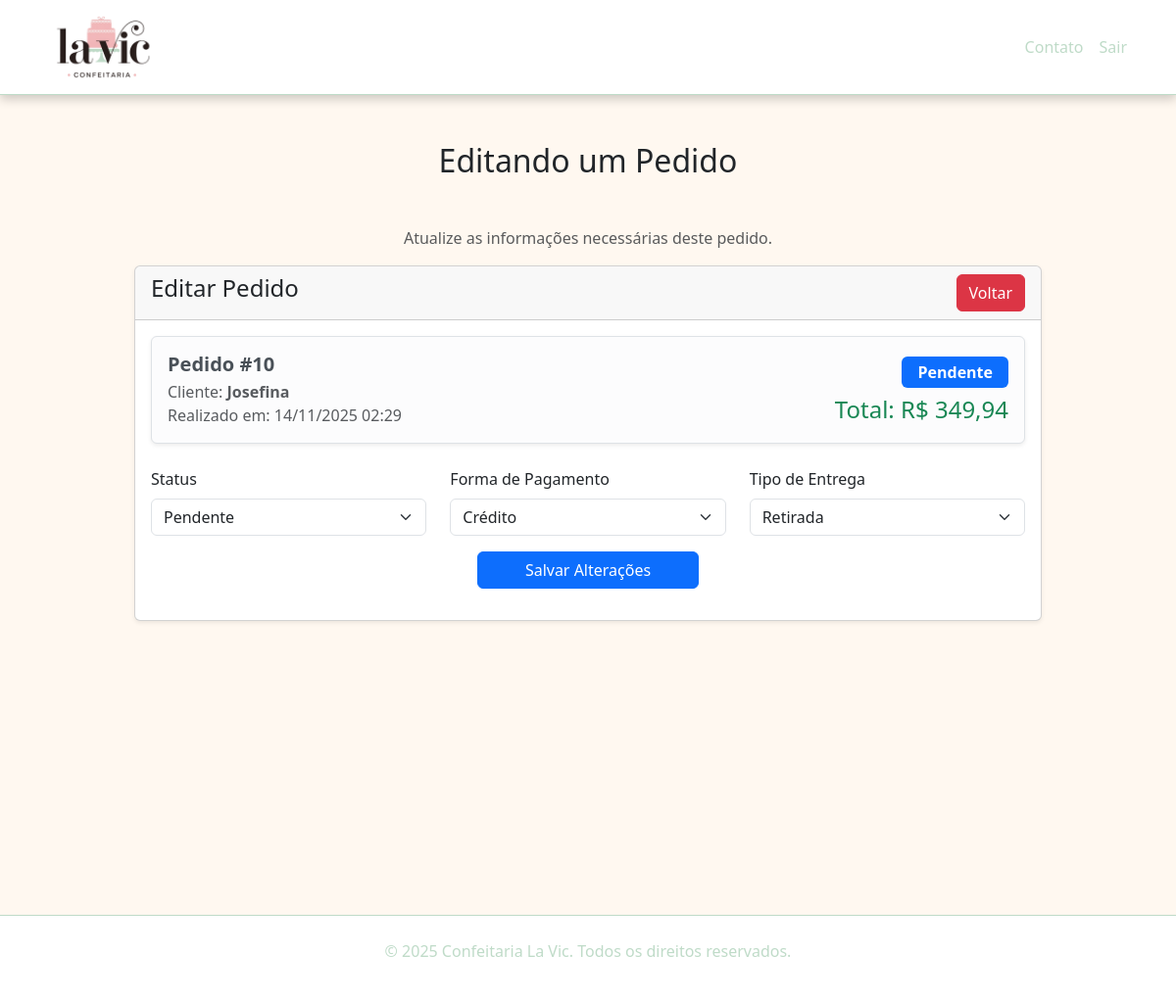
/pedido-edit.php?id=10 (signed in), run on the app's committed database.
### tables this page shows
CREATE TABLE `pedidos` (
  `id` int(11) NOT NULL,
  `id_usuario` int(11) NOT NULL,
  `status` enum('Pendente','Em progresso','A caminho','Entregue') DEFAULT 'Pendente',
  `forma_pagamento` enum('Dinheiro','Débito','Crédito') DEFAULT 'Dinheiro',
  `entrega` enum('Entrega','Retirada') DEFAULT 'Entrega',
  `data_pedido` datetime DEFAULT current_timestamp(),
  `total` decimal(10,2) DEFAULT 0.00
);

CREATE TABLE `usuarios` (
  `id` int(11) NOT NULL,
  `nome` varchar(100) NOT NULL,
  `email` varchar(100) NOT NULL,
  `telefone` varchar(20) DEFAULT NULL,
  `data_nascimento` date DEFAULT NULL,
  `cep` varchar(10) DEFAULT NULL,
  `rua` varchar(100) DEFAULT NULL,
  `numero` varchar(10) DEFAULT NULL,
  `complemento` varchar(100) DEFAULT NULL,
  `bairro` varchar(100) DEFAULT NULL,
  `cidade` varchar(100) DEFAULT NULL,
  `estado` varchar(2) DEFAULT NULL,
  `senha` varchar(255) NOT NULL,
  `tipo` enum('cliente','admin') DEFAULT 'cliente',
  `data_cadastro` datetime NOT NULL
);

### pedido-edit.php (the view, shortened to what this page needs)
<?php
require('conexao.php');
?>
<!DOCTYPE html>
<html lang="pt-br">
<head>
  <link href="https://cdn.jsdelivr.net/npm/bootstrap@5.3.0/dist/css/bootstrap.min.css" rel="stylesheet">
  <link rel="stylesheet" href="assets/css/style.css">
</head>
<body>
<nav class="navbar navbar-expand-lg custom-navbar">
  <div class="container">
    <a class="navbar-brand" href="index.html">
      <img src="assets/img/logo.png" alt="Confeitaria La Vic" height="70">
    </a>
    <div class="collapse navbar-collapse" id="navbarNav">
      <ul class="navbar-nav ms-auto">
        <li class="nav-item"><a class="nav-link" href="contato-user.html">Contato</a></li>
        <li class="nav-item"><a class="nav-link" href="logout.php">Sair</a></li>
      </ul>
    </div>
  </div>
</nav>
<div class="container mt-5 mb-5">
  <h2 class="text-center mb-5">Editando um Pedido</h2>
  <p class="text-center text-muted">Atualize as informações necessárias deste pedido.</p>
  <div class="row justify-content-center">
    <div class="col-md-10">
      <div class="card shadow-sm">
        <div class="card-header">
          <h4>Editar Pedido
            <a href="pedidos.php" class="btn btn-danger float-end">Voltar</a>
          </h4>
        </div>
        <div class="card-body">
          <?php
          if (isset($_GET['id'])) {
            $pedido_id = mysqli_real_escape_string($conexao, $_GET['id']);
            $sql = "SELECT
                      p.*,
                      u.nome AS nome_usuario,
                      u.email,
                      u.telefone
                    FROM pedidos p
                    LEFT JOIN usuarios u ON p.id_usuario = u.id
                    WHERE p.id = '$pedido_id'";
            $query = mysqli_query($conexao, $sql);
            if (mysqli_num_rows($query) > 0) {
              $pedido = mysqli_fetch_array($query);
          ?>
          <form action="acoes.php" method="POST">
                <div class="alert alert-light border shadow-sm mb-4">
                    <div class="d-flex flex-wrap justify-content-between align-items-center">
                    <div>
                        <h5 class="mb-1 fw-bold">Pedido #<?= $pedido['id']; ?></h5>
                        <p class="mb-0 text-muted">
                        Cliente: <strong><?= htmlspecialchars($pedido['nome_usuario'] ?? 'Cliente removido'); ?></strong><br>
                        Realizado em: <?= date('d/m/Y H:i', strtotime($pedido['data_pedido'])); ?>
                        </p>
                    </div>
                    <div class="text-end mt-2 mt-md-0">
                        <span class="badge bg-primary fs-6 px-3 py-2"><?= htmlspecialchars($pedido['status']); ?></span><br>
                        <h4 class="mt-2 mb-0 text-success">Total: R$ <?= number_format($pedido['total'], 2, ',', '.'); ?></h4>
                    </div>
                    </div>
                </div>
            <div class="row mb-3">
              <div class="col-md-4">
                <label class="form-label">Status</label>
                <select class="form-select" name="status" required>
                  <option value="Pendente" <?= $pedido['status'] == 'Pendente' ? 'selected' : '' ?>>Pendente</option>
                </select>
              </div>
              <div class="col-md-4">
                <label class="form-label">Forma de Pagamento</label>
                <select class="form-select" name="forma_pagamento" required>
                  <option value="Crédito" <?= $pedido['forma_pagamento'] == 'Crédito' ? 'selected' : '' ?>>Crédito</option>
                </select>
              </div>
              <div class="col-md-4">
                <label class="form-label">Tipo de Entrega</label>
                <select class="form-select" name="entrega" required>
                  <option value="retirada" <?= strtolower($pedido['entrega']) == 'retirada' ? 'selected' : '' ?>>Retirada</option>
                </select>
              </div>
            </div>
            <div class="mb-3 text-center">
              <button type="submit" name="update_pedido" class="btn btn-primary px-5">Salvar Alterações</button>
            </div>
          </form>
          <?php
            } else {
              echo "<h5>Pedido não encontrado.</h5>";
            }
          } else {
            echo "<h5>ID do pedido não especificado.</h5>";
          }
          ?>
        </div>
      </div>
    </div>
  </div>
</div>
<footer class="text-white text-center py-4 custom-footer">
  <p>&copy; 2025 Confeitaria La Vic. Todos os direitos reservados.</p>
</footer>
</body>
</html>

### assets/css/style.css (style rules this page uses)
body { background-color: #fff8f0; }
.custom-navbar { background-color: white; border-bottom: 1px solid #BFDBC8 ; box-shadow: 0 4px 10px rgba(0, 0, 0, 0.2); }
.custom-navbar .nav-link { color: #BFDBC8; }
.banner-custom h1, p { color: white; }
.custom-footer { margin-top: 25%; background-color: white; border-top: 1px solid #BFDBC8 ; }
.custom-footer p { color: #BFDBC8; }

### data on the page
pedidos: id "10", id_usuario.nome "Josefina", data_pedido "14/11/2025 02:29", status "Pendente", total "349,94", forma_pagamento "Crédito", entrega "Retirada"
